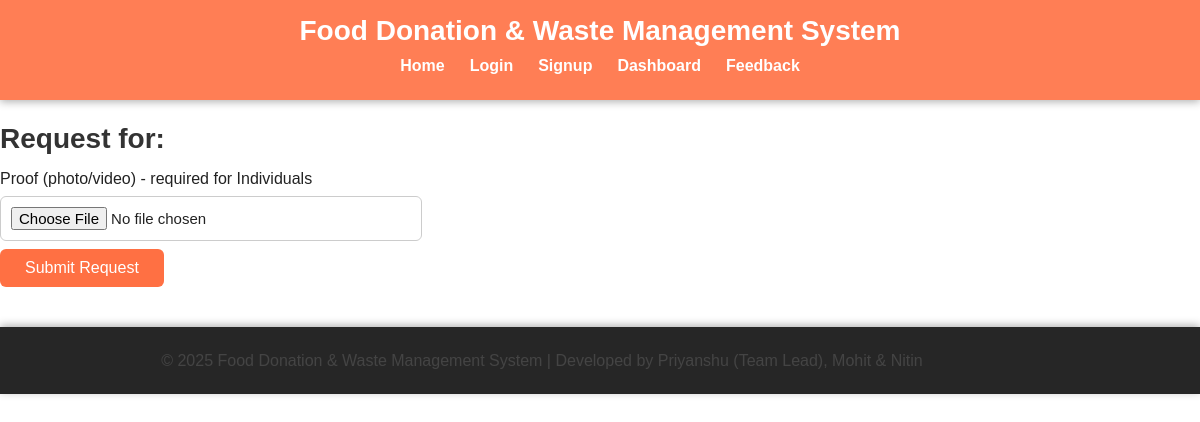
The page /request/new/3 (signed in) on the database as committed earlier.
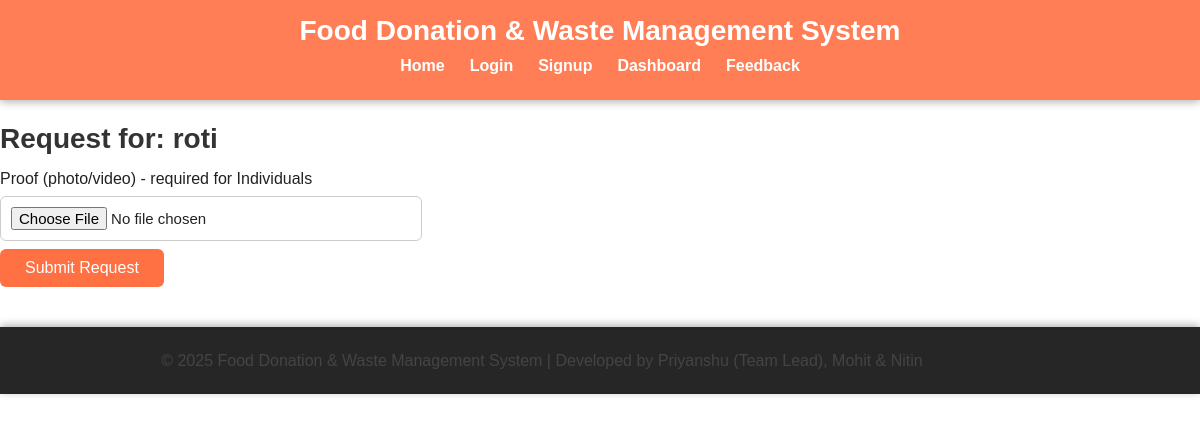
The same page on the database as committed later.
### tables this page shows
CREATE TABLE FoodItem (
    FoodID INTEGER PRIMARY KEY AUTOINCREMENT,
    DonorID INTEGER,
    FoodName TEXT,
    Quantity INTEGER,
    ExpiryDate TEXT,
    Status TEXT DEFAULT 'Available',
    FOREIGN KEY (DonorID) REFERENCES Donor(DonorID)
);

### app.py (the view, shortened to what this page needs)
@app.route('/request/new/<int:food_id>', methods=['GET', 'POST'])
def new_request(food_id):
    if 'user_id' not in session:
        flash("Please login to request", "warning")
        return redirect(url_for('login'))
    conn = get_db_connection()
    food = conn.execute('SELECT * FROM FoodItem WHERE FoodID=?', (food_id,)).fetchone()
    conn.close()
    return render_template('request_form.html', food=food)

### app.py (called while the page is built)
def get_db_connection():
    conn = sqlite3.connect(DB_PATH)
    conn.row_factory = sqlite3.Row
    return conn

### templates/request_form.html
{% extends "base.html" %}
{% block content %}
<h2>Request for: {{ food['FoodName'] }}</h2>
<form method="post" enctype="multipart/form-data">
  <label>Proof (photo/video) - required for Individuals</label><br>
  <input type="file" name="proof"><br>
  <button type="submit">Submit Request</button>
</form>
{% endblock %}

Rows that differ between the two databases and show on the page:
added FoodItem: FoodName "roti"
